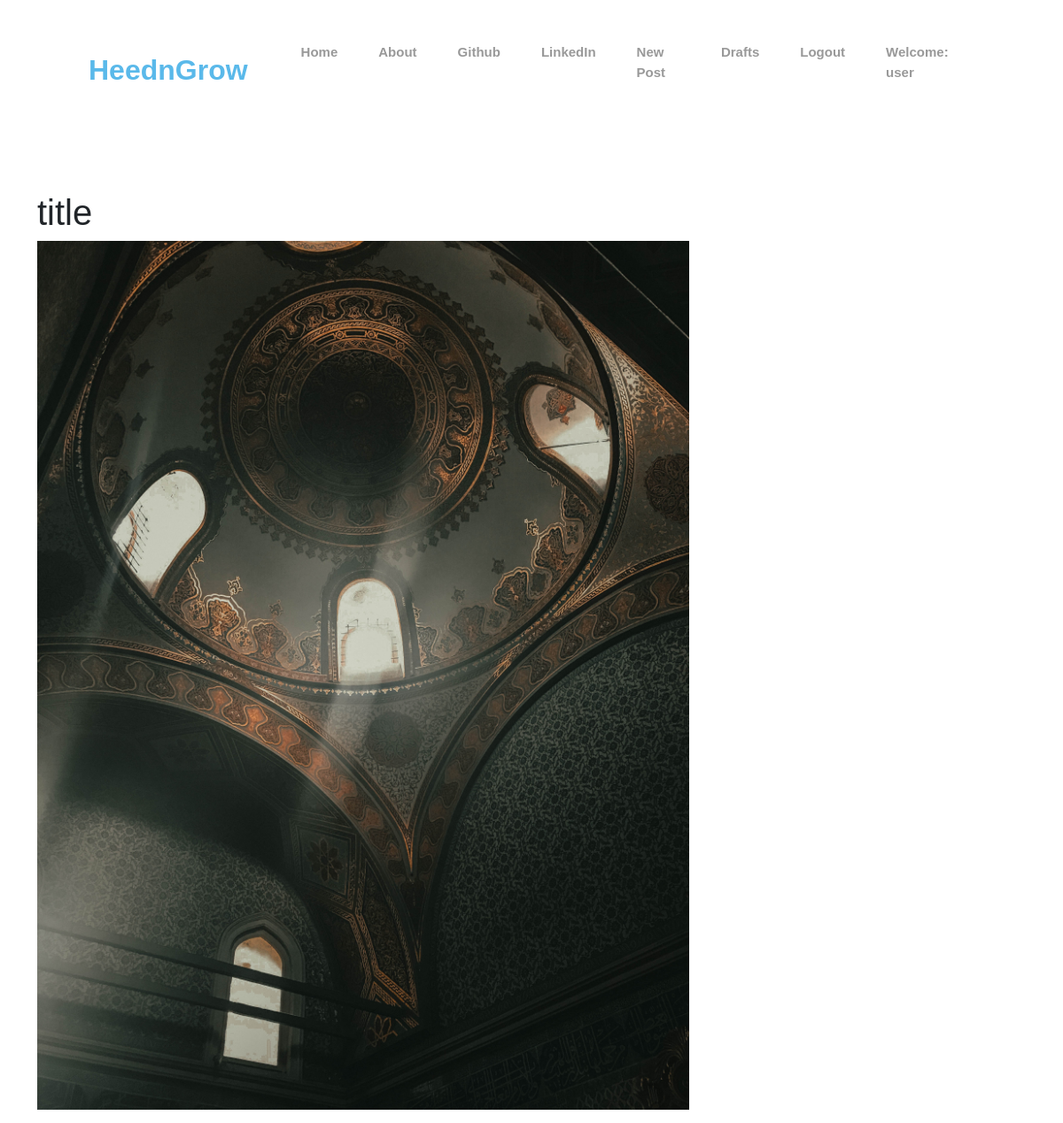
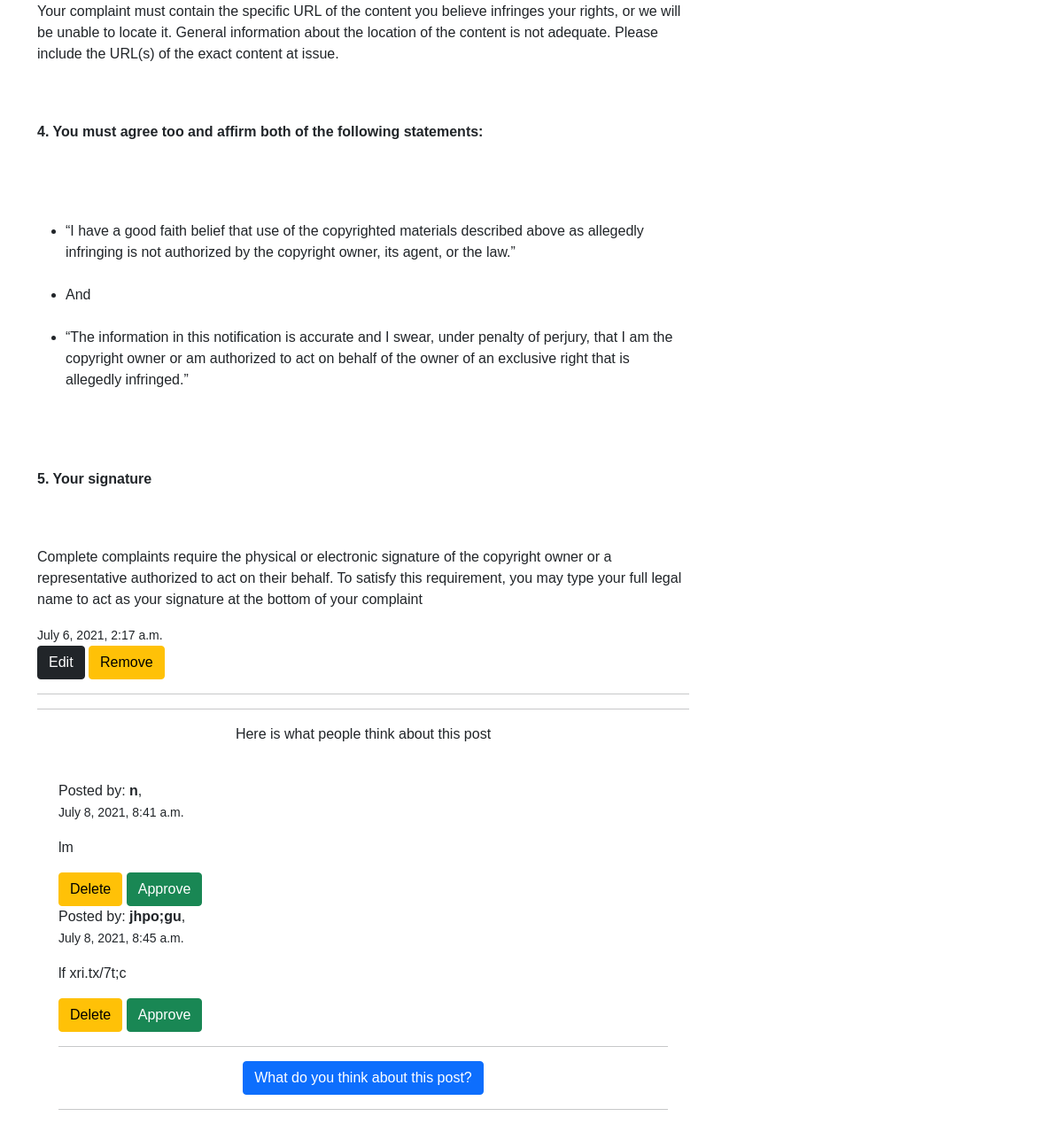
The page /post/8/ (signed in) on the database its author committed (2 pictures, top to bottom).
### blog/models.py (models this page shows, shortened)
class Post(models.Model):
    author = models.ForeignKey('auth.User',on_delete=models.CASCADE)
    title = models.CharField(max_length=200)
    text = RichTextField(max_length=3000)
    image = models.ImageField(upload_to="static/images",verbose_name="images",default='static/images/default.png')
    created_date = models.DateTimeField(default=timezone.now)
    published_date = models.DateTimeField(blank=True,null=True)

class Comment(models.Model):
    post = models.ForeignKey(Post, related_name='comments',on_delete=models.CASCADE)
    author = models.CharField(max_length=40)
    text = models.TextField()
    created_date = models.DateTimeField(default=timezone.now)
    approved_comments = models.BooleanField(default=False)

### blog/views.py (the view)
# urls.py: path('post/<int:pk>/',views.PostDetailView.as_view(),name='post_detail'),
class PostDetailView(DetailView):
    model = Post

### blog/templates/blog/post_detail.html
{% extends 'blog/base.html' %}
{% block content %}
        <h1 class='posttitle'>{{ post.title }}</h1>
        <img src="{{ post.image }}" alt="picture portraying {{ post.title }}" class="img-fluid">
        <p class='postcontent' >{{ post.text|safe|linebreaksbr }}</p>
        {% if post.published_date %}
            <div class="date postdate">
                <small>{{ post.published_date }}</small>
            </div>
        {% else %}
        <br>
            <a class="btn btn-success" href="{% url 'post_publish' pk=post.pk %}">Publish</a>
        {% endif %}
      {% if user.is_authenticated %}
          <a class="btn btn-dark" href="{% url 'post_edit' pk=post.pk %}">Edit</a>
          <a class="btn btn-warning" href="{% url 'post_remove' pk=post.pk %}">Remove</a>
      {% endif %}
  <hr>
  <hr>
  <div class="container">
    <p class="text-center">Here is what people think about this post</p>
  {% for comment in post.comments.all %}
  <br>
      {% if user.is_authenticated or comment.approved_comment %}
              <h7>Posted by: <strong>{{ comment.author }}</strong>,</h7>
              <br>
              <small>{{ comment.created_date }}</small>
              <p>{{ comment.text|safe|linebreaks }}</p>
                {% if not comment.approved_comment %}
                    <a class="btn btn-warning" href="{% url 'comment_remove' pk=comment.pk %}">Delete</a>
                    <a class="btn btn-success" href="{% url 'comment_approve' pk=comment.pk %}">Approve</a>
                {% endif %}
      {% endif %}
  {% empty %}
  <blockquote class="blockquote text-center">
    <p>Such An Empty Thought Sharing Section</p>
    <footer class="blockquote-footer">Be the first to drop your tought!!!</footer>
  </blockquote>
  {% endfor %}
  <br>
  <hr>
  <div class="d-flex justify-content-center">
    <a class="btn btn-primary text-center" href="{% url 'add_comment_to_post' pk=post.pk %}">What do you think about this post?</a>
  </div>
  <hr>
</div>
{% endblock %}

### blog/templates/blog/base.html (shortened to what this page needs)
{% load static%}
<!DOCTYPE html>
<html>
    <head>
        <link rel="stylesheet" href="{% static 'blog/bootstrap.css'%}">
        <link rel="stylesheet" href="{% static 'blog/styles.css'%}">
<body class=''>
  <section>
    <header>
      <a class="logo" href="{% url 'post_list' %}">HeednGrow</a>
      <ul class="navigation">
        <li><a style="--i:1" class="bar" href="{% url 'post_list' %}">Home</a></li>
        <li><a style="--i:2" class="bar" href="{% url 'about'%}">About</a></li>
        <li><a style="--i:3" class="bar" href="https://www.github.com">Github</a></li>
        <li><a style="--i:4" class="bar" href="https://www.linkedin.com">LinkedIn</a></li>
        {% if user.is_authenticated %}
        <li>
          <a style="--i:1" class="bar" href="{% url 'post_new' %}" >New Post</a>
        </li>
        <li>
          <a style="--i:2" class="bar" href="{% url 'post_draft_list' %}">Drafts</a>
        </li>
        <li>
          <a style="--i:3" class="bar" href="{% url 'logout' %}" >Logout</a>
        </li>
        <li>
          <a style="--i:5" class="bar" >Welcome: {{ user.username }}</a>
        </li>
          {% else %}
          <li><a style="--i:5" class="bar" href="{% url 'login' %}" >Login</a></li>
        {% endif %}
      </ul>
    </header>
  </section>
        <div class="container mt-3">
            <div class="row">
                <div class="col-md-8">
                  <div class="blog_posts">
                    {% block content %}
                    {% endblock %}
                  </div>
                </div>
            </div>
        </div>
</body>
</html>

### blog/static/blog/styles.css (style rules this page uses)
* { margin: 0; padding: 0; box-sizing: border-box; font-family: 'poppings',sans-serif; }
section { position: relative; width: 100%; min-height: 10vh; padding: 100px; display: flex; align-items: center; justify-content: center; }
header { position: fixed; top: 0; left: 0; width: 100%; padding: 40px 100px; display: flex; justify-content: space-between; align-items: center; z-index: 5; }
header .logo { position: relative; color: #5AB9EA; display: inline-block; font-size: 32px; text-decoration: none; font-weight: 800; animation: slide_left 0.5s linear forwards; animation-delay: 0,2s; opacity: 0; }
header ul { position: relative; display: flex; }
header ul li { list-style: none; }
header ul li a { display: inline-block; color: #999; font-weight: 600; font-size: 15px; text-decoration: none; margin-left: 10px; padding: 8px 18px; animation: slide_top 0.5s linear forwards; animation-delay: calc(0.2s*var(--i)); opacity: 0; }

### rows shown on the page
Post: title "title", image (picture), text "Your complaint must contain the specific URL of the content you believe infringes your rights, or we will be unable to locate it. General information about the location of the content is not adequate. Please include the URL(s) of the exact content at issue. 4. You must agree too and affirm both of the following statements: “I have a good faith belief that use of the copyrighted materials described above as allegedly infringing is not authorized by the copyright owner, its agent, or the law.” And “The information in this notification is accurate and I swear, under penalty of perjury, that I am the copyright owner or am authorized to act on behalf of the owner of an exclusive right that is…", published_date "July 6, 2021, 2:17 a.m."
Comment: author "n", created_date "July 8, 2021, 8:41 a.m.", text "lm"
Comment: author "jhpo;gu", created_date "July 8, 2021, 8:45 a.m.", text "lf xri.tx/7t;c"

### other values the page prints
{{ user.username }} "user"
